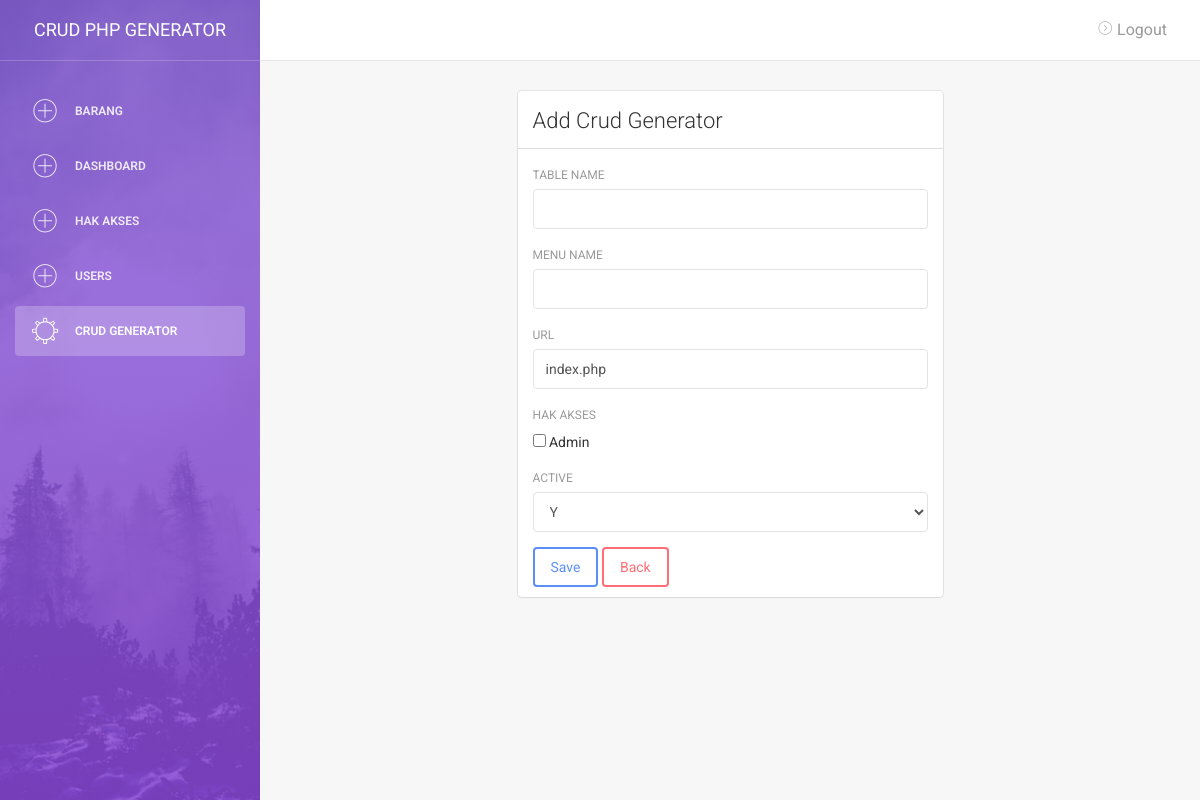
Before: /testing/crud-php-generator/generator/tambah.php (signed in) with the older database file.
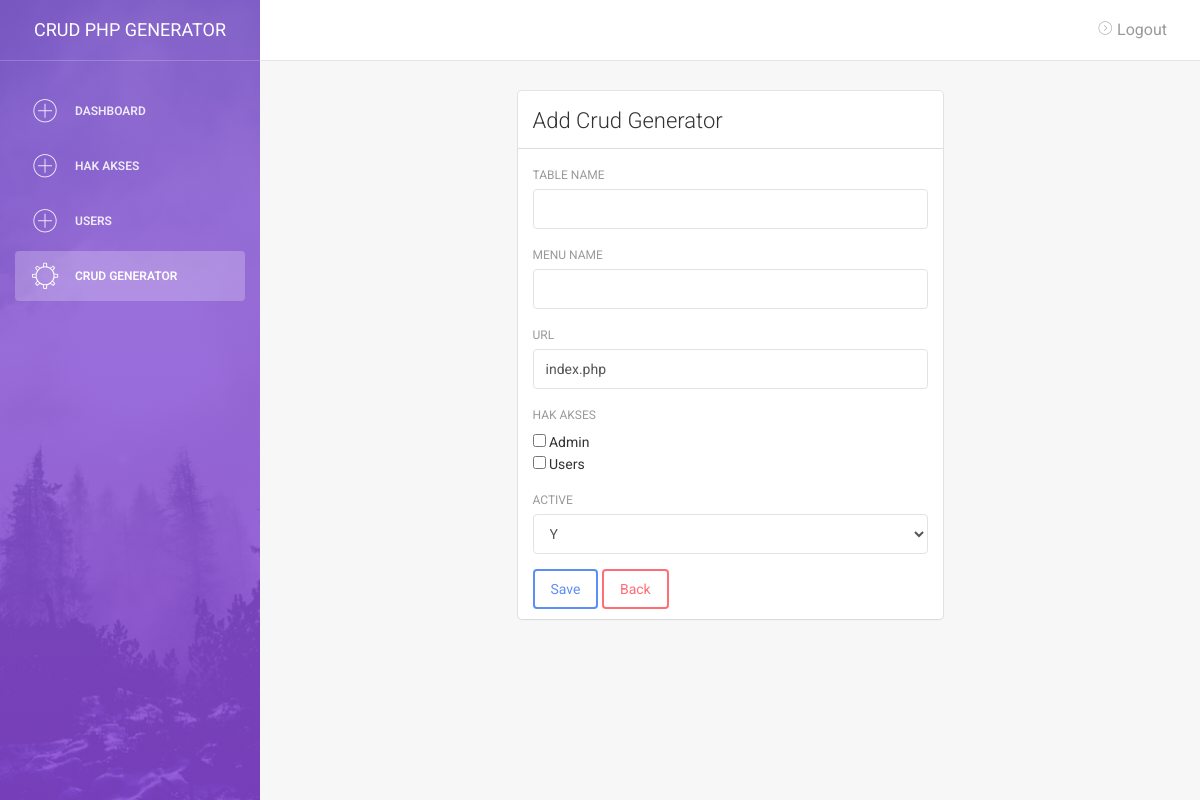
After: the same page with the newer database file.
### tables this page shows
CREATE TABLE `menu` (
  `id` int(11) NOT NULL,
  `name_menu` varchar(255) DEFAULT NULL,
  `tabel` varchar(255) DEFAULT NULL,
  `url` varchar(255) DEFAULT NULL,
  `redirect` varchar(255) DEFAULT NULL,
  `akses` varchar(255) DEFAULT NULL,
  `active` varchar(255) DEFAULT NULL,
  `created_at` varchar(255) DEFAULT NULL
);

CREATE TABLE `hak_akses` (
  `id` int(11) NOT NULL,
  `hak_akses` varchar(255) DEFAULT NULL
);

### setting.php (called while the page is built, shortened)
<?php
$baseURL  = "http://localhost/testing/crud-php-generator/";

### helper.php (called while the page is built, shortened)
<?php
    function getSegments($segment)
    {
        $rowurl = count(explode('/',$baseURL));
        $row_url = count(parse_url($baseURL));
        $urlc = $rowurl-$row_url;
        $rurl = $urlc-1;
        $cont = $segment + $rurl;
        $uriSegments = explode("/", parse_url($_SERVER['REQUEST_URI'], PHP_URL_PATH));
        return $uriSegments[$cont];
    }

### views/generator/tambah.php (the view, shortened to what the changed rows need)
<div class="content">
    <div class="container-fluid">
        <div class="row">
            <div class="col-md-6">
                <div class="card">
                    <div class="content">
                        <form action="proses.php?aksi=tambah" method="post">
                            <div class="form-group">
                                <label for="">Table Name</label>
                                <input type="text" required
                                    class="form-control" name="table" placeholder="">
                            </div>
                            <div class="form-group">
                                <label for="">Menu Name</label>
                                <input type="text" required
                                    class="form-control" name="name_menu" placeholder="">
                            </div>
                            <div class="form-group">
                                <label for="">Url</label>
                                <input type="text" required class="form-control" value="index.php" name="url" id="url" placeholder="">
                            </div>
                            <div class="form-group">
                                <label for="">Hak Akses</label>
                                <?php
                                    $sql1   = "SELECT * FROM hak_akses";
                                    $row1   = $connectdb->prepare($sql1);
                                    $row1->execute();
                                    $hsl    = $row1->fetchAll(PDO::FETCH_OBJ);
                                    $n = 0;
                                    foreach($hsl as $r) {
                                ?>
                                    <br>
                                    <input type="checkbox" name="akses[]"
                                        value="<?= $r->id;?>"> <?= $r->hak_akses;?>
                                <?php $n++;}?>
                            </div>
                            <div class="form-group">
                                <label for="">Active</label>
                                <select class="form-control" name="active">
                                </select>
                            </div>
                            <button type="submit" class="btn btn-primary btn-md">Save</button>
                            <a href="index.php" class="btn btn-danger btn-md">Back</a>
                        </form>
                    </div>
                </div>
            </div>
        </div>
    </div>
</div>

### layouts/sidebar.php (shortened to what the changed rows need)
<div class="wrapper">
    <div class="sidebar" data-color="purple" data-image="<?= $baseURL;?>assets/img/sidebar-5.jpg">
    <div class="sidebar-wrapper">
        <ul class="nav">
            <?php
                $id     = (int)$_SESSION['codekop_session']['id'];
                $user   = $connectdb->query("SELECT * FROM users WHERE id = $id")->fetch(PDO::FETCH_OBJ);
                $sql    = "SELECT * FROM menu ORDER by name_menu ASC";
                $menus  = $connectdb->query($sql)->fetchAll(PDO::FETCH_OBJ);
                foreach($menus as $r){
                    $url = explode('/',$r->url);
                if($r->active == 'Y')
                {
                    $akses1 = explode(',',$r->akses);
                    if(!empty($akses1[0])){
                        if (in_array("$user->akses", $akses1)){
                            $cekhref = 'Yes';
                        }else{
                            $cekhref = 'No';
                        }
                    }
                    if($cekhref == 'Yes')
                    {
            ?>
            <li <?php if(getSegments('4') == $url[0]){?> class="active" <?php }?>>
                <a href="<?= $baseURL.$r->url;?>">
                    <i class="pe-7s-plus"></i>
                    <p><?=$r->name_menu;?></p>
                </a>
            </li>
            <?php }}}?>
        </ul>
    </div>
</div>
<div class="main-panel">

Changed rows visible on the page:
removed menu: name_menu "BARANG"
added hak_akses: hak_akses "Users"
